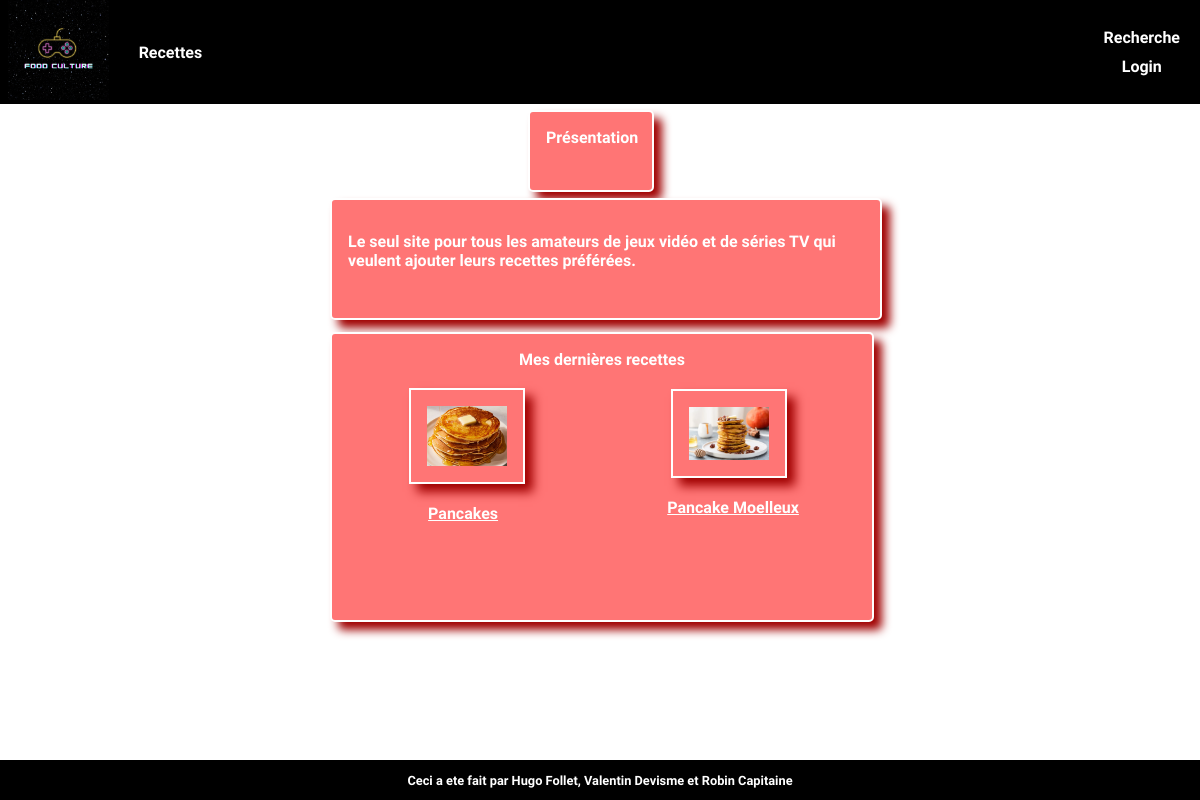
The page / on the database its author committed.
### tables this page shows
CREATE TABLE `recette` (
    `recette_id` int PRIMARY KEY AUTO_INCREMENT,
    `nom` varchar(50) NOT NULL,
    `instructions` longtext NOT NULL,
    `image` varchar(255) DEFAULT NULL,
    `origine_id` int,

    FOREIGN KEY (`origine_id`) REFERENCES origine(`origine_id`)
);

### class/connexion.php (called while the page is built, shortened)
<?php
class Connexion{
    public static function prendreDernieresRecettes(PDO $pdo,int $i){
        $commande="SELECT *
        FROM `recette`
        ORDER BY recette_id
        DESC LIMIT $i;";
        $statement=$pdo->prepare($commande);
        $statement->execute() or die(var_dump($statement->errorInfo()));
        $results=$statement->fetchAll(PDO::FETCH_CLASS,"commandes");
        return $results;
    }
}

### class/Autoloader.php (called while the page is built, shortened)
<?php
class Autoloader{
    static function autoload($class_name){
        $class_name = str_replace('\\', DIRECTORY_SEPARATOR, $class_name) ;
    }
}

### index.php (the view, shortened to what this page needs)
<?php include "class/init.php";?>
<!doctype html>
<html lang="fr">
<head>
    <link rel="stylesheet" href="css/styleaccueil.css">
</head>
<body>
<?php include "class/header.php" ?>
<div id="accueil">
    <div id="conteneur">
        <div class="présentation">
            <label for="name" class="form-label">Présentation</label>
        </div>
        <div class="pré-description">
            <p>Le seul site pour tous les amateurs de jeux vidéo et de séries TV qui veulent ajouter leurs recettes préférées.</p>
        </div>
        <div id="conteneur2">
            <div class="defile">
                <p> Mes dernières recettes</p>
                <div class="recette-jour">
                    <?php
                        $liste_recette  = Connexion::prendreDernieresRecettes($pdo,5);
                        foreach($liste_recette as $recette){?>
                            <a href="recette.php?id=<?php echo $recette->recette_id ?>">
                                <div class="dernieres-recettes">
                                    <img src="ressources/img/recettes/<?php echo $recette->image?>">
                                    <p><?php echo $recette->nom ?></p>
                                </div>
                            </a>
                        <?php
                        }
                    ?>
                </div>
            </div>
        </div>
    </div>
</div>
<?php include "class/footer.php" ?>
</body>
</html>

### css/styleaccueil.css (style rules this page uses)
* { font-family: 'Comfortaa', cursive ; font-weight: bold; color: white; }
html, body { height: 100% ; margin: 0px; background: url("../ressources/img/fond2.jpg"); background-size: 100% ; background-position: center; }
body { margin: auto; display: flex; flex-direction: column; overflow-x: hidden; }
#conteneur { width: 100%; height: 90%; float: left; }
.présentation { height: 8%; width: 15%; padding: 1em; border: 2px solid; margin: 1% 38%; box-shadow:8px 8px 10px 0 #A00000; border-radius: 5px; background: #FF7575; color: white; display: flex; vertical-align: middle; }
.pré-description { height: 15%; width: 86%; padding: 1em; border: 2px solid; margin: 1% 5%; box-shadow:8px 8px 10px 0 #A00000; border-radius: 5px; background: #FF7575; color: white; display:flex; vertical-align: middle; }
#conteneur2 { background: #FF7575; width: 90%; height: 50%; margin: 1% 5% 1% 5%; float: left; box-shadow:8px 8px 10px 0 #A00000; border-radius: 5px; border: 2px solid; }
.recette-jour img { float: left; margin: 3%; width: 5em; padding: 1em; -webkit-transition: all 0.2s; -moz-transition: all 0.2s; -ms-transition: all 0.2s; -o-transition: all 0.2s; transition: all 0.2s; box-shadow:8px 8px 10px 0 #A00000; background: #FF7575; border: 2px solid; }
.recette-jour { display: flex; flex-direction: row; justify-content: space-around; }
#accueil { height: 90%; width: 50%; display: flex; padding-left: 25%; padding-right: 25%; padding-bottom: 5%; flex-direction: column; align-content: center; }
.dernieres-recettes { display: flex; flex-direction: column; justify-content: center; text-align : center; }
.defile { display: flex; flex-direction: column; justify-content: center; text-align : center; }

### rows shown on the page
recette: image (picture), nom "Pancakes"
recette: image (picture), nom "Pancake Moelleux"

### other values the page prints
$log "Login"
